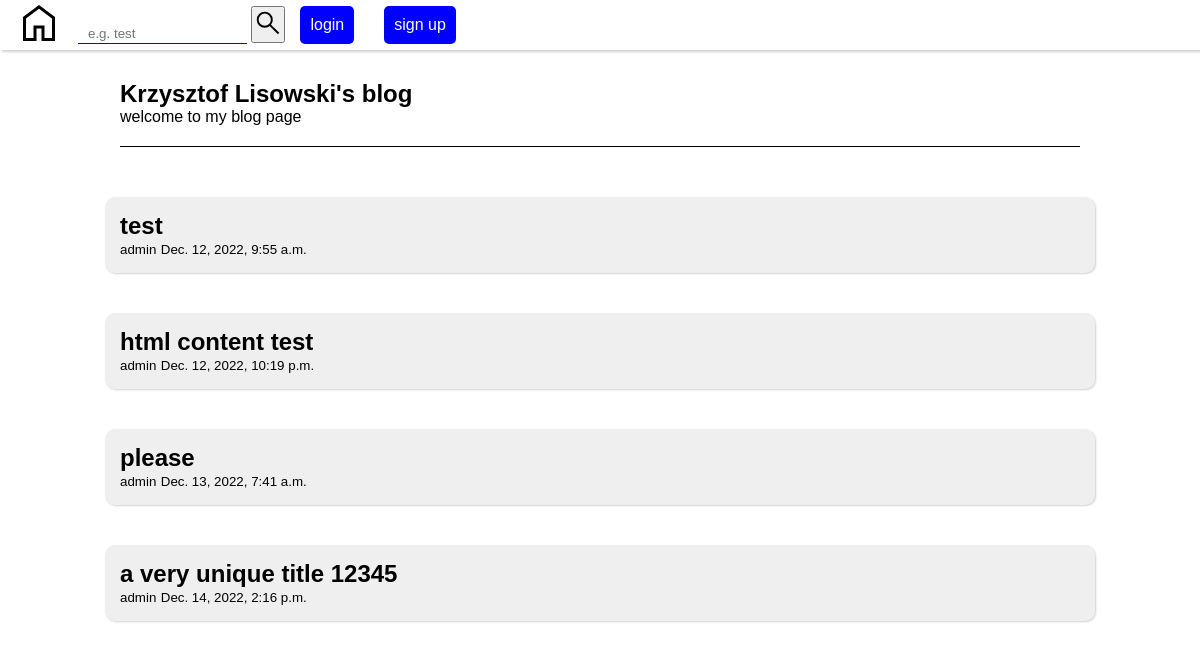
The page / on the database its author committed.
### blog/models.py (models this page shows, shortened)
class Post(models.Model):
    title = models.CharField(max_length = 200, unique = True)
    slug = models.SlugField(max_length = 200, unique = True)
    content = models.TextField(max_length = 1000)
    created = models.DateTimeField(auto_now_add=True)
    edited = models.DateTimeField(auto_now_add=True)
    published = models.IntegerField(choices=PUBLISHED_CHOICES)
    author = models.ForeignKey(User, on_delete=models.CASCADE)

### blog/views.py (the view)
# urls.py: path('', views.index, name='index'),
def index(request):
    posts = Post.objects.filter(published=PUBLISHED) or [] #type: ignore
    return render(request, 'main.html', {'posts': posts})

### blog/templates/main.html (shortened to what this page needs)
{% extends 'base.html' %}
{% load static %}
{% block styles %}
<link rel="stylesheet" href="{% static 'blog/main.css' %}">
{% endblock %}
{% block content %}
<section class="container">
  <div class="top-section">
    <h1>Krzysztof Lisowski's blog</h1>
    <span>welcome to my blog page</span>
  </div>
  <ul class="posts">
    {% for post in posts %}
    <li>
      <a href="/post/{{post.id}}">
        <h1>{{post.title}}</h1>
        <small>{{post.author}}</small>
        <small>{% firstof post.edited post.published %}</small>
      </a>
    </li>
    {% endfor %}
  </ul>
</section>
{% endblock %}

### blog/static/blog/base.css (style rules this page uses)
* { margin: 0; padding: 0; font-family: 'Gill Sans', 'Gill Sans MT', Calibri, 'Trebuchet MS', sans-serif; }
body { display: flex; flex-direction: column; justify-content: center; align-items: center; }

### blog/static/blog/main.css (style rules this page uses)
.container { display: flex; flex-direction: column; justify-content: center; align-items: center; width: 80vw; }
.top-section { width: 80vw; height: 100%; display: flex; flex-direction: column; align-items: flex-start; justify-content: center; margin: 30px; border-bottom: 1px solid black; padding-bottom: 20px; }
.posts { width: 80vw; display: flex; flex-direction: column; justify-content: flex-start; align-items: center; }
.posts li { background-color: #efefef; padding: 15px; margin: 20px; width: 100%; display: flex; flex-direction: column; align-items: flex-start; justify-content: center; border-radius: 10px; box-shadow: lightgray 1px 1px 2px; }
.posts li a { width: 100%; height: 100%; color: black; text-decoration: none; }

### rows shown on the page
Post: title "test", author "admin", edited "Dec. 12, 2022, 9:55 a.m."
Post: title "html content test", author "admin", edited "Dec. 12, 2022, 10:19 p.m."
Post: title "please", author "admin", edited "Dec. 13, 2022, 7:41 a.m."
Post: title "a very unique title 12345", author "admin", edited "Dec. 14, 2022, 2:16 p.m."
